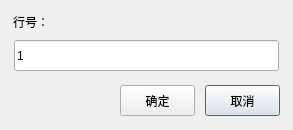
<?xml version="1.0" encoding="UTF-8"?>
<ui version="4.0">
 <class>GoToDialog</class>
 <widget class="QDialog" name="GoToDialog">
  <property name="geometry">
   <rect>
    <x>0</x>
    <y>0</y>
    <width>293</width>
    <height>130</height>
   </rect>
  </property>
  <property name="minimumSize">
   <size>
    <width>293</width>
    <height>130</height>
   </size>
  </property>
  <property name="maximumSize">
   <size>
    <width>293</width>
    <height>130</height>
   </size>
  </property>
  <property name="windowTitle">
   <string>Dialog</string>
  </property>
  <property name="windowIcon">
   <iconset>
    <normalon>:/app.ico</normalon>
   </iconset>
  </property>
  <widget class="QLabel" name="label">
   <property name="geometry">
    <rect>
     <x>13</x>
     <y>12</y>
     <width>61</width>
     <height>20</height>
    </rect>
   </property>
   <property name="text">
    <string>行号：</string>
   </property>
  </widget>
  <widget class="QLineEdit" name="lineEdit">
   <property name="geometry">
    <rect>
     <x>14</x>
     <y>40</y>
     <width>265</width>
     <height>31</height>
    </rect>
   </property>
   <property name="text">
    <string>1</string>
   </property>
  </widget>
  <widget class="QPushButton" name="cancelButton">
   <property name="geometry">
    <rect>
     <x>205</x>
     <y>85</y>
     <width>75</width>
     <height>31</height>
    </rect>
   </property>
   <property name="text">
    <string>取消</string>
   </property>
  </widget>
  <widget class="QPushButton" name="okButton">
   <property name="geometry">
    <rect>
     <x>120</x>
     <y>85</y>
     <width>75</width>
     <height>31</height>
    </rect>
   </property>
   <property name="minimumSize">
    <size>
     <width>0</width>
     <height>23</height>
    </size>
   </property>
   <property name="text">
    <string>确定</string>
   </property>
  </widget>
 </widget>
 <resources/>
 <connections/>
</ui>
